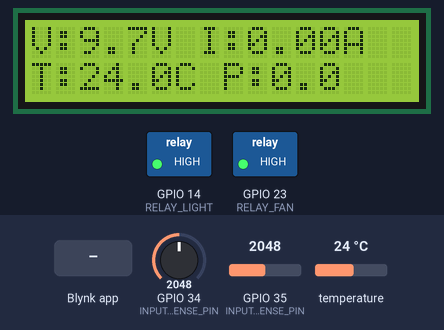
This sketch was run on a simulated ESP32. Shown: 16×2 character LCD, switched loads named in the sketch (green lamp = pin HIGH). Inputs (shaded band) come from the test bench; at power-on: temperature 24 °C, GPIO 34 (INPUT_VOLTAGE_SENSE_PIN) = 2048, GPIO 35 (INPUT_CURRENT_SENSE_PIN) = 2048. WiFi joins after 1.5 s; servers stay silent unless stated; what the sketch prints to the serial monitor is not drawn.

Above: at 6.3 s.
6.4 s: Blynk app writes 1 to V3
At 7.9 s:
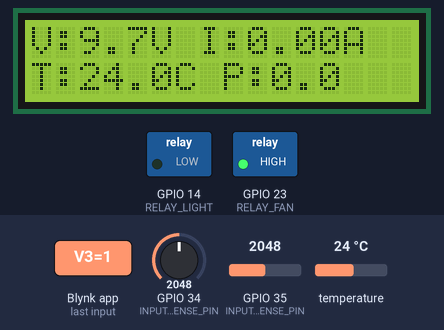
8.2 s: Blynk app writes 1 to V4
At 11.3 s:
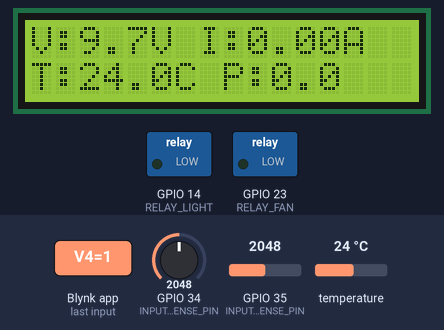
11.6 s: Blynk app writes 0 to V3
At 14.5 s:
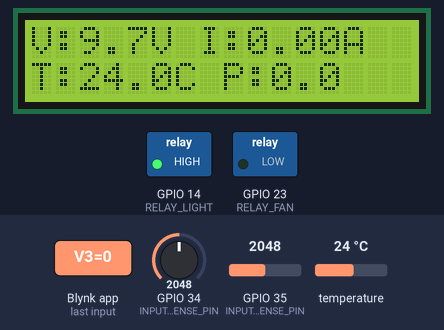
14.9 s: temperature set to 12 °C
At 16.9 s:
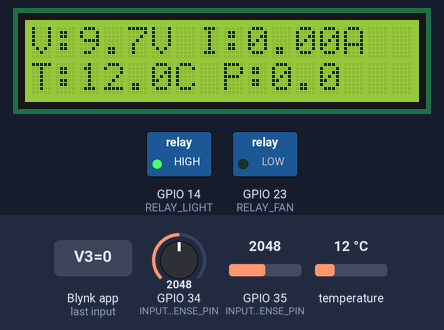
17.3 s: GPIO 34 (INPUT_VOLTAGE_SENSE_PIN) set to 2866
At 23.3 s:
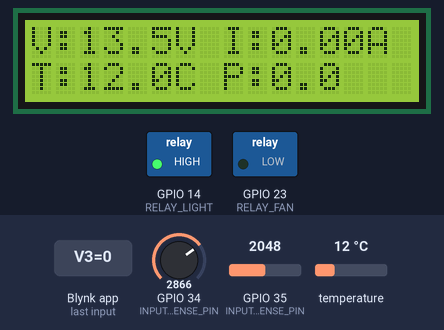
24.0 s: GPIO 35 (INPUT_CURRENT_SENSE_PIN) set to 2866
At 26.6 s:
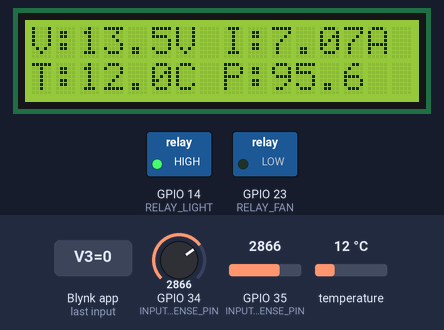
Timing chart, 0 to 28.1 s (numbered marks = the images above; inputs shaded):
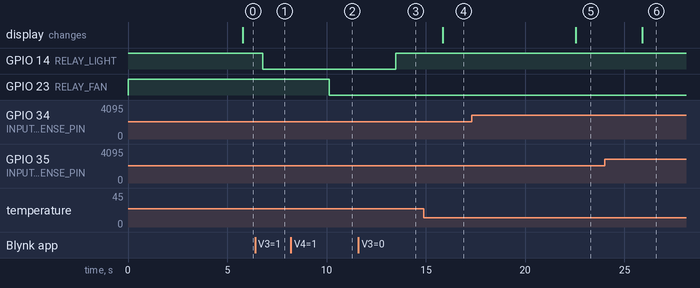

Measured:
- after the input at 6.4 s, GPIO 14 (RELAY_LIGHT): HIGH → LOW after 0.39 s
- after the input at 8.2 s, GPIO 23 (RELAY_FAN): HIGH → LOW after 1.9 s
- after the input at 11.6 s, GPIO 14 (RELAY_LIGHT): LOW → HIGH after 1.9 s
- after the input at 14.9 s, the display: changes after 0.94 s (image 4)
- after the input at 17.3 s, the display: changes after 5.2 s (image 5)
- after the input at 24.0 s, the display: changes after 1.9 s (image 6)

The sketch:

code.ino
```cpp
#include <Wire.h>
#include <LiquidCrystal_I2C.h>
#include <WiFi.h>
#define BLYNK_PRINT Serial
#include <BlynkSimpleEsp32.h>

// DS18B20 libraries
#include <OneWire.h>
#include <DallasTemperature.h>

#define ONE_WIRE_BUS 4  // D2 on ESP32 = GPIO 4
OneWire oneWire(ONE_WIRE_BUS);
DallasTemperature sensors(&oneWire);

// Sensor pins
#define INPUT_VOLTAGE_SENSE_PIN 34
#define INPUT_CURRENT_SENSE_PIN 35

// Relay pins (active LOW)
#define RELAY_LIGHT 14
#define RELAY_FAN   23

// LCD setup
LiquidCrystal_I2C lcd(0x27, 16, 2);

// Blynk credentials
char auth[] = "PGNBn5EWpVO2XXf1q9gpnEOGjChmrJ2u";
char ssid[] = "solar";
char pass[] = "solarpoweriot";

// Measurement variables
float voltage1 = 0.0;
float amp = 0.0;
float power = 0.0;
float energy = 0.0;
float temperatureC = 0.0;
float BaseVol = 2.58; // Placeholder, auto-calibrated at startup

unsigned long last_time = 0;

// Function to auto-detect base voltage (when no current is flowing)
float readBaseVoltage(int pin) {
  float sum = 0;
  for (int i = 0; i < 500; i++) {
    sum += analogRead(pin);
    delay(3);
  }
  return sum / 500.0 * (3.3 / 4095.0);
}

void setup() {
  Serial.begin(115200);

  pinMode(RELAY_LIGHT, OUTPUT);
  pinMode(RELAY_FAN, OUTPUT);
  digitalWrite(RELAY_LIGHT, HIGH);  // OFF state
  digitalWrite(RELAY_FAN, HIGH);

  pinMode(INPUT_VOLTAGE_SENSE_PIN, INPUT);
  pinMode(INPUT_CURRENT_SENSE_PIN, INPUT);

  Wire.begin();
  lcd.begin();
  lcd.backlight();

  sensors.begin();  // Start DS18B20

  Blynk.begin(auth, ssid, pass, "blynk.cloud", 80);

  // Auto-calibrate BaseVol (only works correctly if no current is flowing)
  BaseVol = readBaseVoltage(INPUT_CURRENT_SENSE_PIN);
  Serial.print("Auto-calibrated BaseVol: ");
  Serial.print(BaseVol, 3);
  Serial.println(" V");
}

// ========== BLYNK RELAY CONTROL ==========
BLYNK_WRITE(V3) {
  int state = param.asInt();
  digitalWrite(RELAY_LIGHT, state ? LOW : HIGH);
}

BLYNK_WRITE(V4) {
  int state = param.asInt();
  digitalWrite(RELAY_FAN, state ? LOW : HIGH);
}

void loop() {
  Blynk.run();

  // Voltage measurement (adjust based on your voltage divider)
  voltage1 = (((float)analogRead(INPUT_VOLTAGE_SENSE_PIN) / 4096) * 18.5 * 28205 / 27000);

  // Current measurement for ACS712-20A (Sensitivity = 0.1 V/A)
  float ACSValue = 0.0, Samples = 0.0, AvgACS = 0.0;
  for (int x = 0; x < 500; x++) {
    ACSValue = analogRead(INPUT_CURRENT_SENSE_PIN);
    Samples += ACSValue;
    delay(3);
  }
  AvgACS = Samples / 500.0;
  amp = ((((AvgACS) * (3.3 / 4095.0)) - BaseVol ) / 0.066); // 0.1 V/A for 20A
if (abs(amp) < 0.1) amp = 0.0; // Noise filter

  power = amp * voltage1;

  unsigned long current_time = millis();
  energy += power * ((current_time - last_time) / 3600000.0); // Energy in Wh
  last_time = current_time;

  // Read DS18B20 Temperature
  sensors.requestTemperatures();
  temperatureC = sensors.getTempCByIndex(0); // First sensor on bus

  // LCD Display
  lcd.clear();
  lcd.setCursor(0, 0);
  lcd.print("V:");
  lcd.print(voltage1, 1);
   lcd.print("V");
  lcd.print(" I:");
  lcd.print(amp, 2);
   lcd.print("A");

  lcd.setCursor(0, 1);
  lcd.print("T:");
  lcd.print(temperatureC, 1);
  lcd.print("C P:");
  lcd.print(power, 1);

  // Blynk virtual pin updates
  Blynk.virtualWrite(V0, voltage1);
  Blynk.virtualWrite(V1, amp);
  Blynk.virtualWrite(V2, power);
  Blynk.virtualWrite(V5, energy);
  Blynk.virtualWrite(V6, temperatureC);

  delay(1000);
}
```
